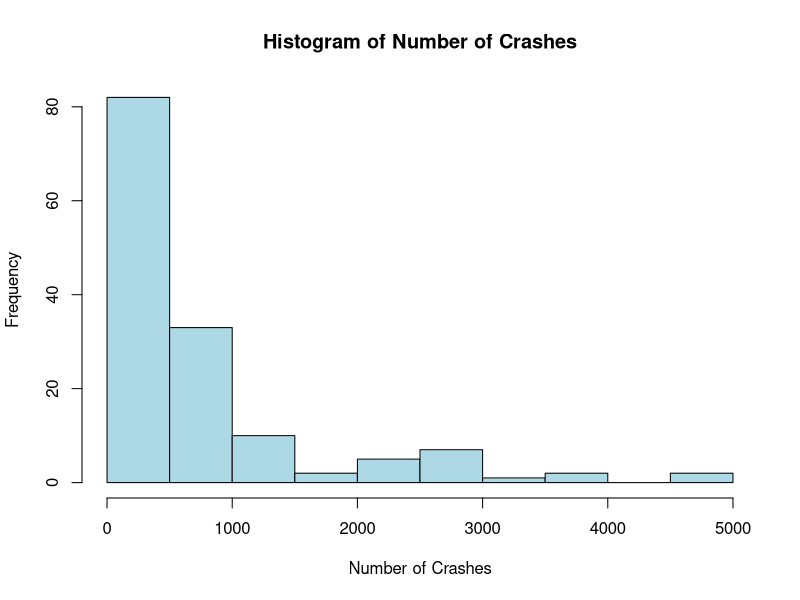

Source code (R):
# To read the data
library(readr)
library(readxl)

# Import the dataset in "cr"
cr <- read_csv("Crashes By Place of Residence.csv", col_names = TRUE)

# Print Column Names
print(colnames(cr))

# To open the imported dataset and display it in a new tab.
View(cr)

# Install & Loading libraries to change format from wide to long
install.packages("tidyr")
install.packages("dplyr")
library(tidyr)
library(dplyr)

# Convert to long format
cr_long <- cr %>%
  pivot_longer(
    cols = -Date,
    names_to = "City",
    values_to = "Crashes"
  ) %>%
  rename(Year = Date)

# Define regions
north_parishes <- c("St. James", "Trelawny", "St. Ann", "St. Mary", "Portland", "Hanover", "Westmoreland")
south_parishes <- c("Kingston", "St. Andrew", "St. Catherine", "Clarendon", "Manchester", "St. Elizabeth", "St. Thomas")

# Add Region column
cr_long <- cr_long %>%
  mutate(
    Region = case_when(
      City %in% north_parishes ~ "North",
      City %in% south_parishes ~ "South",
      City == "Not known" ~ "Unknown",
      City == "Overseas" ~ "External",
      TRUE ~ "Other"
    )
  )

# View the result
View(cr_long)

# Export the long format data to a new CSV file
write.csv(cr_long, file = "output.csv", row.names = FALSE)

print(colnames(cr_long))

colnames(cr_long)[4] <- "Region_in_Jamaica"
colnames(cr_long)[3] <- "Number_of_Crashes"


#Analysis of Dataset
colnames(cr_long)
summary(cr_long$Number_of_Crashes) 
print(which.min(cr_long$Number_of_Crashes))
print(which.max(cr_long$Number_of_Crashes))
print (cr_long$Number_of_Crashes[64])
print (cr_long$Number_of_Crashes[1])
print (cr_long$Region_in_Jamaica[64])
print (cr_long$Region_in_Jamaica[1])
print (cr_long$City[64])
print (cr_long$City[1])


# Taking only North and South regions
cr_test <- cr_long %>%
  filter(Region_in_Jamaica %in% c("North", "South")) %>%
  mutate(
    Region_in_Jamaica = factor(Region_in_Jamaica, levels = c("South", "North"))
  )

# File Name for Exporting Bar Plot
png("Visualisation.png")

# Create bar plot with y-axis
hist(
  cr_long$Number_of_Crashes,
  main = "Histogram of Number of Crashes",
  xlab = "Number of Crashes",
  ylab = "Frequency",
  col = "lightblue",
  breaks = 10
)

# this closes the file after writing
dev.off()

# Wilcoxon test (non-normal data)
wilcox.test(Number_of_Crashes ~ Region_in_Jamaica, data = cr_test)